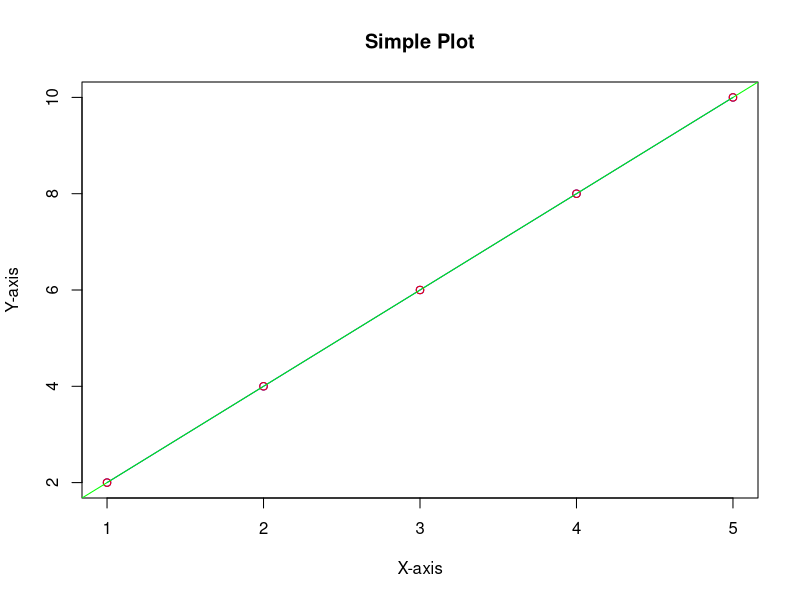

The R script that drew this image:
# Creating data for the plot
x <- c(1, 2, 3, 4, 5)
y <- c(2, 4, 6, 8, 10)

# Plotting the data
plot(x, y, type = "o", col = "blue", xlab = "X-axis", ylab = "Y-axis", main = "Simple Plot")

# Adding points to the plot
points(x, y, col = "red")

# Adding a line to the plot
abline(lm(y ~ x), col = "green")